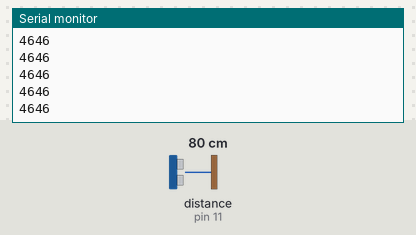
Bench run of a sketch on a simulated Arduino Uno, built with avr-gcc and run on an emulated ATmega328P. Parts: the last lines printed to the serial monitor. Wiring (inferred from the names in the program): ultrasonic range finder: trigger pin 12; echo pin 11. The test bench sets the inputs (shaded band); at power-on: distance to the obstacle (sensor on pin 11) 80 cm. The echo pulse lasts 58.3 µs per cm.

Above: at 1.2 s.
1.3 s: distance to the obstacle (sensor on pin 11) set to 2 cm
At 2.1 s:
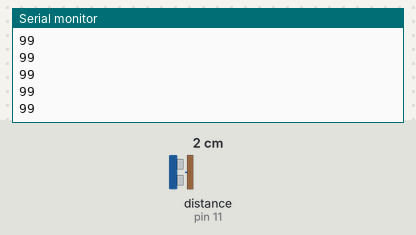
2.8 s: distance to the obstacle (sensor on pin 11) set to 4 cm
At 3.9 s:
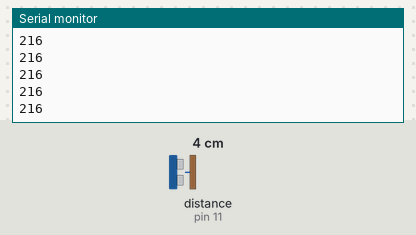
Timing chart, 0 to 5.8 s (numbered marks = the images above; inputs shaded):
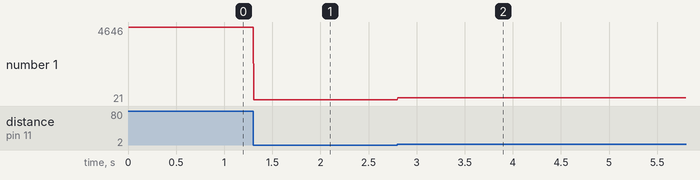

The sketch:

HC-SR04_Ultrasonic_distance_sensor.ino
```cpp
int trigg = 12;
int echo = 11;
int travelt;


void setup() {
  // put your setup code here, to run once:
pinMode(trigg, OUTPUT);
pinMode(echo, INPUT);
Serial.begin(9600);
}

void loop() {
  // put your main code here, to run repeatedly:
digitalWrite(trigg, LOW);
delayMicroseconds(10);
digitalWrite(trigg, HIGH);
delayMicroseconds(10);
digitalWrite(trigg, LOW);
delayMicroseconds(10);

travelt= pulseIn(echo,HIGH);
Serial.println(travelt);
delayMicroseconds(10000000);

}
```

Measured:
- after the input at 1.3 s, the serial monitor: prints a new line at once (image 1)
- after the input at 2.8 s, the serial monitor: prints a new line at once (image 2)
- plotted number 1: 4646 → 99 after the input at 1.3 s, 99 → 21 after the input at 2.8 s
